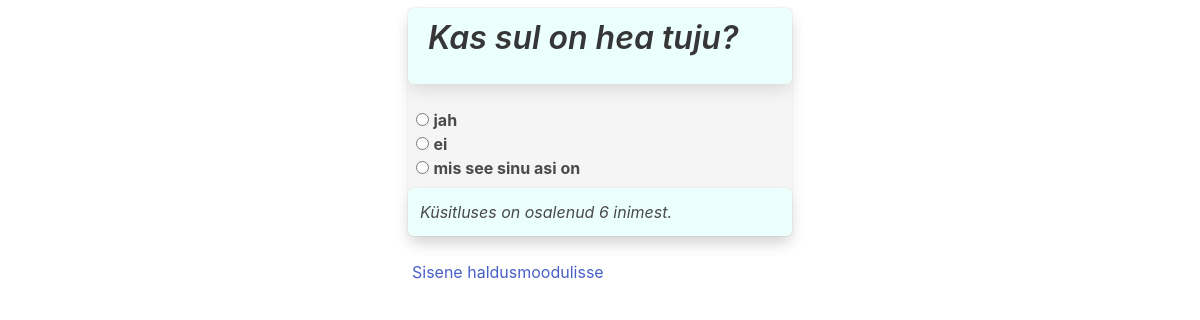
The page / on the database its author committed.
### tables this page shows
CREATE TABLE `questions` (
  `id_q` int(11) UNSIGNED NOT NULL,
  `question` varchar(255) NOT NULL,
  `answer_1` varchar(100) NOT NULL,
  `answer_2` varchar(100) NOT NULL,
  `answer_3` varchar(100) NOT NULL,
  `created` timestamp NOT NULL DEFAULT CURRENT_TIMESTAMP,
  `status` int(1) NOT NULL DEFAULT '0'
);

### index.php (the view, shortened to what this page needs)
<?php
require 'config/config.php';
require 'templates/header.php';
$note_error = '';
try {
    $connection = new PDO($dsn, USERNAME, PASSWORD, $options);
    $connection->exec('SET NAMES utf8');
    $sql = 'SELECT * FROM questions  WHERE status = 1';
    $statement = $connection->prepare($sql);
    $statement->execute();
    $question = $statement->fetch(PDO::FETCH_ASSOC);
    $id = $question['id_q'];
} catch (PDOException $error) {
    $note_error = 'Viga andmebaasist lugemisel: ' . ('<br /> SQL: <strong>' . $sql . '</strong><br />' . $error->getMessage());
}
try {
    $connection = new PDO($dsn, USERNAME, PASSWORD, $options);
    $connection->exec('SET NAMES utf8');
    $sql = 'SELECT COUNT(*) as total FROM answers WHERE id_q =' . $id;
    $statement = $connection->prepare($sql);
    $statement->execute();
    $answers = $statement->fetch(PDO::FETCH_ASSOC);
    $total = $answers['total'];
} catch (PDOException $error) {
    if (empty($total)) {
        $note_error = 'Hetkel ei ole ühtegi aktiivset küsimust';
    } else {
        $note_error = 'Viga andmebaasist lugemisel: ' . ('<br /> SQL: <strong>' . $sql . '</strong><br />' . $error->getMessage());
    }
}
if ($note_error != '') {
?>
    <div class="columns is-centered">
        <div class="column is-one-third mt-2">
            <div class="column box has-background-warning-light">
                <h3 class="has-text-centered has-text-danger "><?php echo $note_error ?></h3>
            </div>
        </div>
    </div>
<?php
} else {
?>
    <div class="columns is-centered">
        <div class="column is-one-third mt-2">
            <div class="card has-background-light">
                <div class="content">
                    <div class="column box has-background-primary-light">
                        <h1 class="is-italic ml-2"><?php echo ($question['question']); ?></h1>
                    </div>
                    <div class="control m-2">
                        <input type="radio" id="answer_1" name="answer_1" value="1" onclick="location.href='poll_result.php?id=<?php echo $question['id_q']; ?>&answer=1'">
                        <label class="radio has-text-weight-bold" for="answer_1"> <?php echo ($question['answer_1']); ?> </label><br>
                        <input type="radio" id="answer_2" name="answer_2" value="2" onclick="location.href='poll_result.php?id=<?php echo $question['id_q']; ?>&answer=2'">
                        <label class="radio has-text-weight-bold" for="answer_2"> <?php echo ($question['answer_2']); ?> </label><br>
                        <?php if (strlen(trim($question['answer_3'])) != 0) {
                        ?>
                            <input type="radio" id="answer_3" name="answer_3" value="3" onclick="location.href='poll_result.php?id=<?php echo $question['id_q']; ?>&answer=3'">
                            <label class="radio has-text-weight-bold" for="answer_3"> <?php echo ($question['answer_3']); ?> </label>
                        <?php
                        }
                        ?>
                    </div>
                    <div class="column box has-background-primary-light">
                        <p class="is-italic"> Küsitluses on osalenud <?php echo $total ?> inimest.</p>
                    </div>
                </div>
            </div>
        </div>
    </div>
<?php
}
?>
<div class="columns is-centered">
    <div class="column is-one-third ml-2">
        <a href="admin.php" class="has-text-centered">Sisene haldusmoodulisse</a>
    </div>
</div>
<?php require 'templates/footer.php'; ?>

### rows shown on the page
questions: question "Kas sul on hea tuju?", answer_1 "jah", answer_2 "ei", answer_3 "mis see sinu asi on"

### other values the page prints
$total "6"
